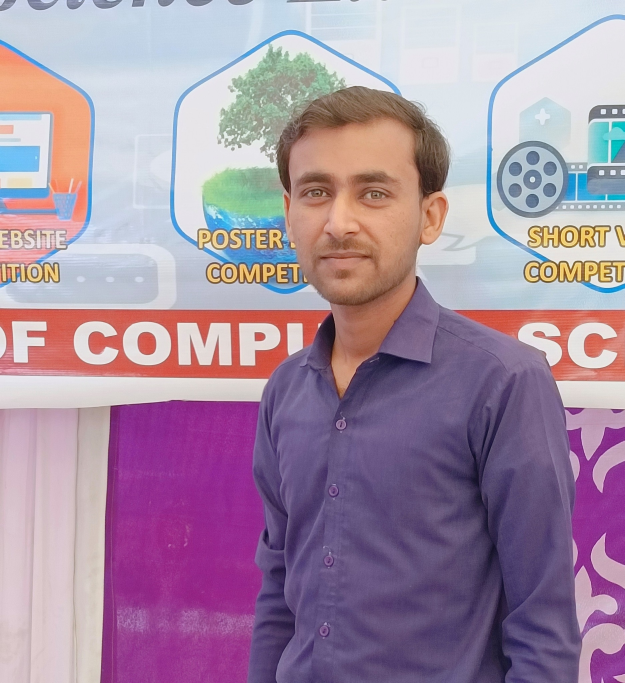
#> input picture naeem.jpg, 1874 x 2048 px (shown at 1/3 size)
$ python 03_Chapeter_03.py
#> lines starting #> are read from the running program, lines starting #| are printed output that depends on the picture
# Import library
import cv2 as cv

# Load image
img = cv.imread('naeem.jpg')
#> img is the input picture: shape (2048, 1874, 3); mean B, G, R 162.9, 141.6, 165.3

# Check if the image is successfully loaded
if img is not None:
    # Resize the image
    resized_image = cv.resize(img, (500, 300))
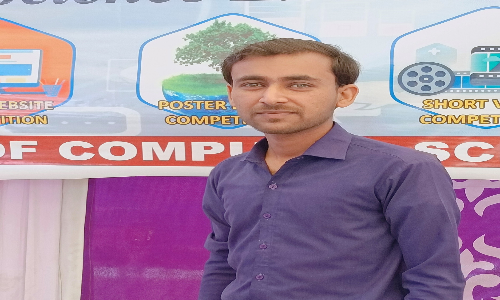
#> resized_image: shape (300, 500, 3); mean B, G, R 162.8, 141.4, 165.2

    # Convert to grayscale
    gray_image = cv.cvtColor(resized_image, cv.COLOR_BGR2GRAY)
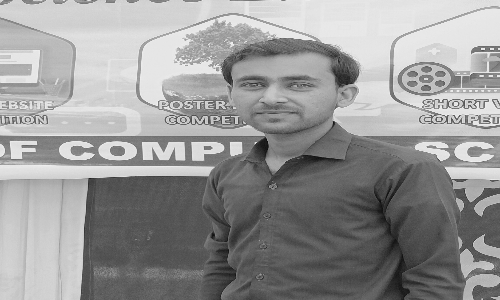
#> gray_image: shape (300, 500); min 14, max 242, mean 151

    # Display the grayscale image
    cv.imshow('Gray Image', gray_image)

    # Wait for a key press indefinitely
    cv.waitKey(0)

    # Close the window and release resources
    cv.destroyAllWindows()
else:
    print("Failed to load the image.")
